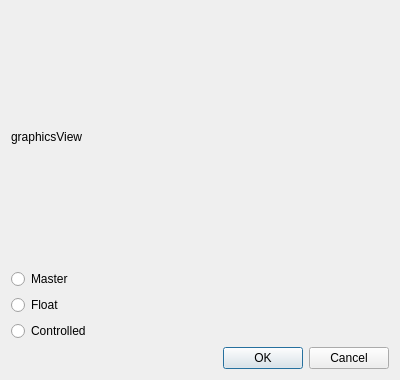
<?xml version="1.0" encoding="UTF-8"?>
<ui version="4.0">
 <class>Dialog</class>
 <widget class="QDialog" name="Dialog">
  <property name="windowModality">
   <enum>Qt::WindowModal</enum>
  </property>
  <property name="geometry">
   <rect>
    <x>0</x>
    <y>0</y>
    <width>400</width>
    <height>380</height>
   </rect>
  </property>
  <property name="minimumSize">
   <size>
    <width>360</width>
    <height>260</height>
   </size>
  </property>
  <property name="windowTitle">
   <string>USB Switch</string>
  </property>
  <layout class="QVBoxLayout" name="verticalLayout">
   <item>
    <widget class="QLabel" name="graphics_label">
     <property name="text">
      <string>graphicsView</string>
     </property>
    </widget>
   </item>
   <item>
    <widget class="QRadioButton" name="radioButton_master">
     <property name="text">
      <string>Master</string>
     </property>
    </widget>
   </item>
   <item>
    <widget class="QRadioButton" name="radioButton_float">
     <property name="text">
      <string>Float</string>
     </property>
    </widget>
   </item>
   <item>
    <widget class="QRadioButton" name="radioButton_controlled">
     <property name="text">
      <string>Controlled</string>
     </property>
    </widget>
   </item>
   <item>
    <widget class="QDialogButtonBox" name="buttonBox">
     <property name="sizePolicy">
      <sizepolicy hsizetype="Expanding" vsizetype="Fixed">
       <horstretch>0</horstretch>
       <verstretch>0</verstretch>
      </sizepolicy>
     </property>
     <property name="orientation">
      <enum>Qt::Horizontal</enum>
     </property>
     <property name="standardButtons">
      <set>QDialogButtonBox::Cancel|QDialogButtonBox::Ok</set>
     </property>
    </widget>
   </item>
  </layout>
 </widget>
 <resources/>
 <connections>
  <connection>
   <sender>buttonBox</sender>
   <signal>accepted()</signal>
   <receiver>Dialog</receiver>
   <slot>accept()</slot>
   <hints>
    <hint type="sourcelabel">
     <x>248</x>
     <y>254</y>
    </hint>
    <hint type="destinationlabel">
     <x>157</x>
     <y>274</y>
    </hint>
   </hints>
  </connection>
  <connection>
   <sender>buttonBox</sender>
   <signal>rejected()</signal>
   <receiver>Dialog</receiver>
   <slot>reject()</slot>
   <hints>
    <hint type="sourcelabel">
     <x>316</x>
     <y>260</y>
    </hint>
    <hint type="destinationlabel">
     <x>286</x>
     <y>274</y>
    </hint>
   </hints>
  </connection>
 </connections>
</ui>
